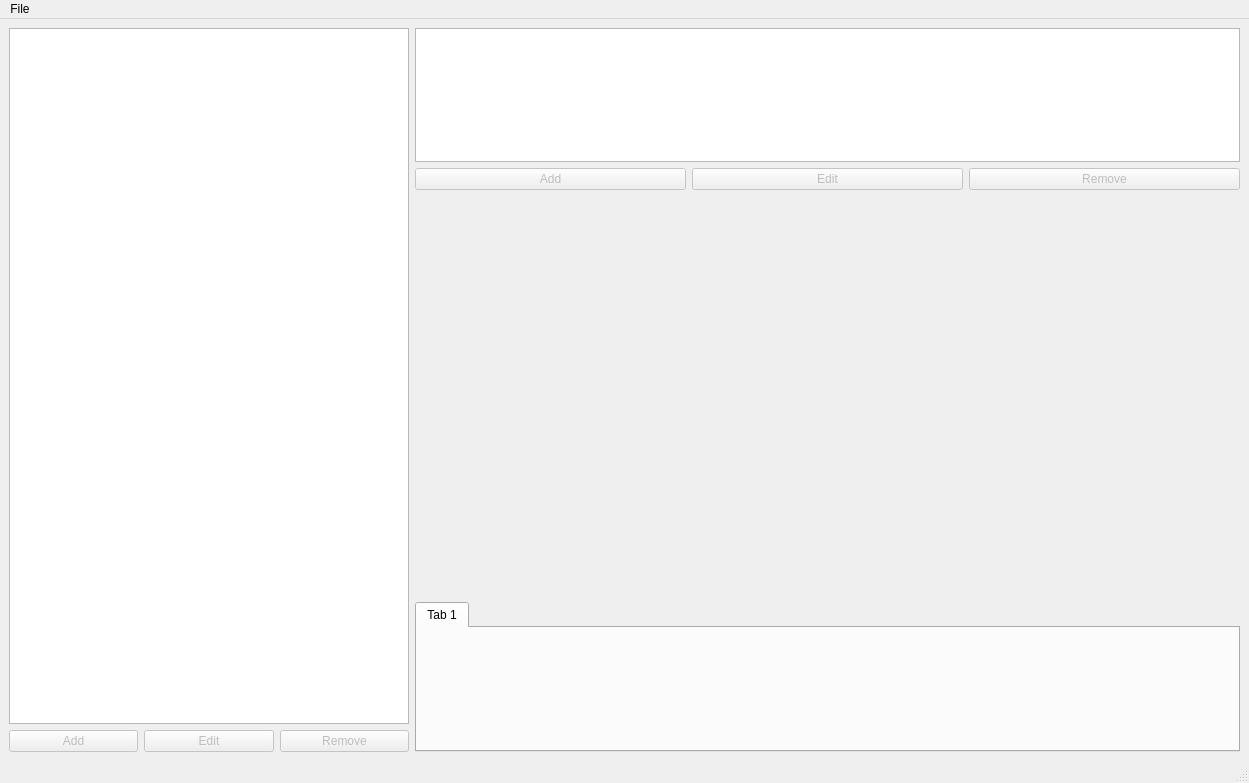
<?xml version="1.0" encoding="UTF-8"?>
<ui version="4.0">
 <class>guiMain</class>
 <widget class="QMainWindow" name="guiMain">
  <property name="geometry">
   <rect>
    <x>0</x>
    <y>0</y>
    <width>1249</width>
    <height>783</height>
   </rect>
  </property>
  <property name="windowTitle">
   <string>SIMTOI</string>
  </property>
  <widget class="QWidget" name="centralwidget">
   <layout class="QGridLayout" name="gridLayout_3">
    <item row="0" column="0">
     <layout class="QVBoxLayout" name="verticalLayout">
      <item>
       <widget class="QTreeView" name="treeModel">
        <property name="sizePolicy">
         <sizepolicy hsizetype="Fixed" vsizetype="Expanding">
          <horstretch>0</horstretch>
          <verstretch>0</verstretch>
         </sizepolicy>
        </property>
        <property name="minimumSize">
         <size>
          <width>400</width>
          <height>0</height>
         </size>
        </property>
       </widget>
      </item>
      <item>
       <layout class="QGridLayout" name="gridLayout">
        <item row="0" column="1">
         <widget class="QPushButton" name="btnEditModel">
          <property name="enabled">
           <bool>false</bool>
          </property>
          <property name="text">
           <string>Edit</string>
          </property>
         </widget>
        </item>
        <item row="0" column="0">
         <widget class="QPushButton" name="btnAddModel">
          <property name="enabled">
           <bool>false</bool>
          </property>
          <property name="text">
           <string>Add</string>
          </property>
         </widget>
        </item>
        <item row="0" column="2">
         <widget class="QPushButton" name="btnRemoveModel">
          <property name="enabled">
           <bool>false</bool>
          </property>
          <property name="text">
           <string>Remove</string>
          </property>
         </widget>
        </item>
       </layout>
      </item>
     </layout>
    </item>
    <item row="0" column="1">
     <layout class="QVBoxLayout" name="verticalLayout_3">
      <item>
       <layout class="QHBoxLayout" name="topRightLayout">
        <item>
         <layout class="QVBoxLayout" name="verticalLayout_2">
          <item>
           <widget class="QListView" name="listData">
            <property name="sizePolicy">
             <sizepolicy hsizetype="Expanding" vsizetype="Minimum">
              <horstretch>0</horstretch>
              <verstretch>0</verstretch>
             </sizepolicy>
            </property>
            <property name="minimumSize">
             <size>
              <width>0</width>
              <height>100</height>
             </size>
            </property>
           </widget>
          </item>
          <item>
           <layout class="QGridLayout" name="gridLayout_2">
            <item row="0" column="1">
             <widget class="QPushButton" name="btnEditData">
              <property name="enabled">
               <bool>false</bool>
              </property>
              <property name="text">
               <string>Edit</string>
              </property>
             </widget>
            </item>
            <item row="0" column="0">
             <widget class="QPushButton" name="btnAddData">
              <property name="enabled">
               <bool>false</bool>
              </property>
              <property name="text">
               <string>Add</string>
              </property>
             </widget>
            </item>
            <item row="0" column="2">
             <widget class="QPushButton" name="btnRemoveData">
              <property name="enabled">
               <bool>false</bool>
              </property>
              <property name="text">
               <string>Remove</string>
              </property>
             </widget>
            </item>
           </layout>
          </item>
         </layout>
        </item>
       </layout>
      </item>
      <item>
       <widget class="QWidget" name="widgetDataPlots" native="true">
        <property name="sizePolicy">
         <sizepolicy hsizetype="Preferred" vsizetype="Preferred">
          <horstretch>0</horstretch>
          <verstretch>0</verstretch>
         </sizepolicy>
        </property>
        <property name="minimumSize">
         <size>
          <width>0</width>
          <height>400</height>
         </size>
        </property>
       </widget>
      </item>
      <item>
       <widget class="QTabWidget" name="tabBottom">
        <property name="sizePolicy">
         <sizepolicy hsizetype="Minimum" vsizetype="Fixed">
          <horstretch>0</horstretch>
          <verstretch>0</verstretch>
         </sizepolicy>
        </property>
        <property name="minimumSize">
         <size>
          <width>0</width>
          <height>150</height>
         </size>
        </property>
        <property name="currentIndex">
         <number>0</number>
        </property>
        <widget class="QWidget" name="tab">
         <attribute name="title">
          <string>Tab 1</string>
         </attribute>
         <layout class="QGridLayout" name="gridLayout_4"/>
        </widget>
       </widget>
      </item>
     </layout>
    </item>
   </layout>
  </widget>
  <widget class="QMenuBar" name="menubar">
   <property name="geometry">
    <rect>
     <x>0</x>
     <y>0</y>
     <width>1249</width>
     <height>25</height>
    </rect>
   </property>
   <widget class="QMenu" name="menuFile">
    <property name="title">
     <string>File</string>
    </property>
    <addaction name="actionNew"/>
    <addaction name="actionOpen"/>
    <addaction name="actionSave"/>
   </widget>
   <addaction name="menuFile"/>
  </widget>
  <widget class="QStatusBar" name="statusbar"/>
  <action name="actionNew">
   <property name="text">
    <string>New</string>
   </property>
  </action>
  <action name="actionSave">
   <property name="text">
    <string>Save</string>
   </property>
  </action>
  <action name="actionOpen">
   <property name="text">
    <string>Open</string>
   </property>
  </action>
 </widget>
 <resources/>
 <connections/>
</ui>
